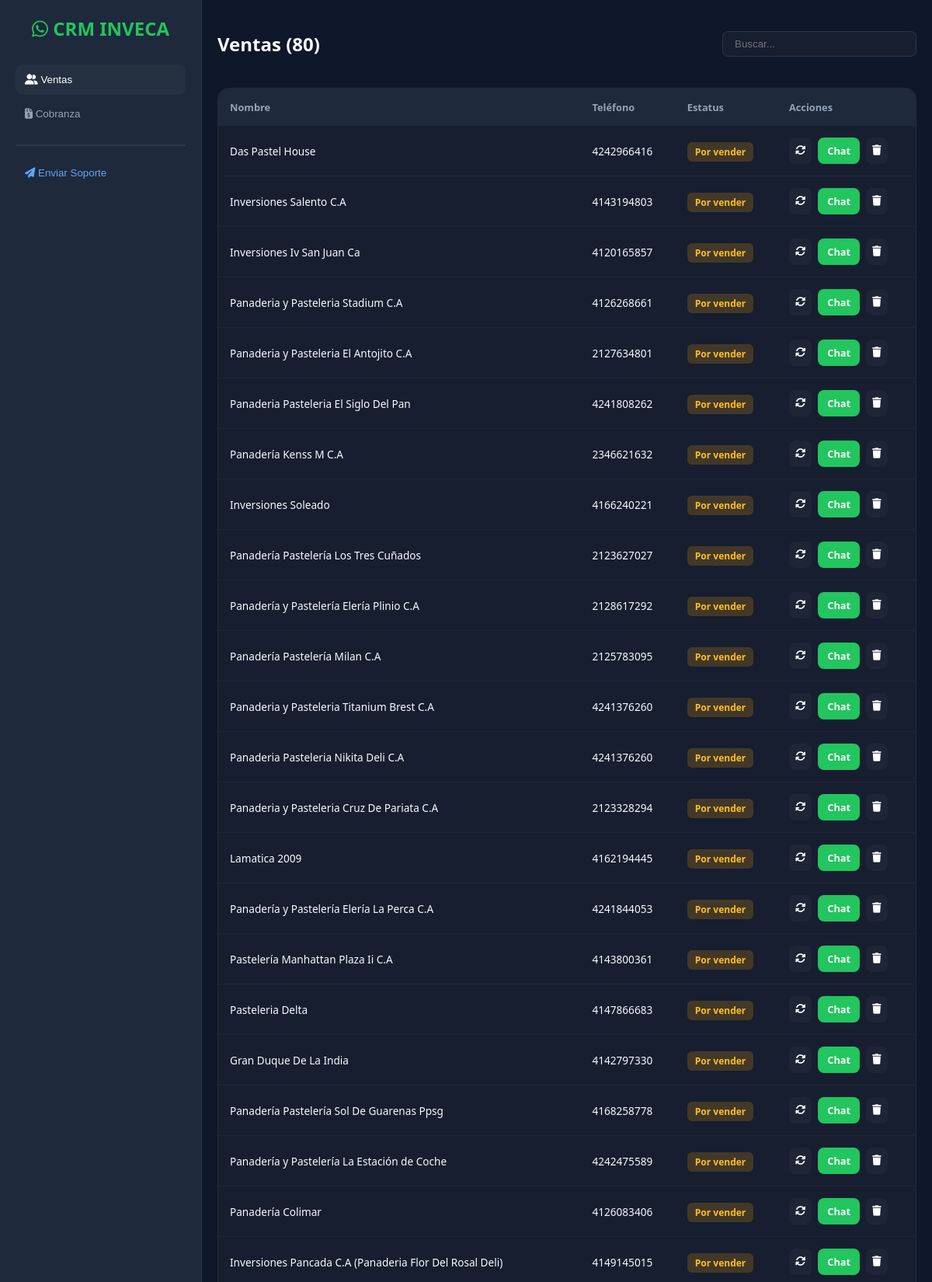
The page / (upper part) on the database its author committed.
### tables this page shows
CREATE TABLE clientes (
            id INTEGER PRIMARY KEY AUTOINCREMENT,
            nombre TEXT NOT NULL, telefono TEXT NOT NULL, estatus TEXT DEFAULT 'Por vender', representante TEXT);

### app.py (the view)
@app.route('/')
def index():
    tab = request.args.get('tab', 'ventas')
    with sqlite3.connect(DB_NAME) as conn:
        conn.row_factory = sqlite3.Row
        ventas = conn.execute('SELECT * FROM clientes ORDER BY id DESC').fetchall()
        cobros = conn.execute('SELECT * FROM cobranza ORDER BY id DESC').fetchall()
    return render_template('index.html', ventas=ventas, cobros=cobros, active_tab=tab)

### templates/index.html (shortened to what this page needs)
<!DOCTYPE html>
<html lang="es">
<head>
    <link rel="stylesheet" href="{{ url_for('static', filename='style.css') }}">
    <link rel="stylesheet" href="https://cdnjs.cloudflare.com/ajax/libs/font-awesome/6.4.0/css/all.min.css">
</head>
<body>
    <div class="app-container">
        <aside class="sidebar">
            <div class="logo"><i class="fab fa-whatsapp"></i> CRM INVECA</div>
            <nav class="menu-nav">
                <button class="menu-btn {{ 'active' if active_tab == 'ventas' }}" onclick="window.location.href='/?tab=ventas'">
                    <i class="fas fa-user-friends"></i> Ventas
                </button>
                <button class="menu-btn {{ 'active' if active_tab == 'cobranza' }}" onclick="window.location.href='/?tab=cobranza'">
                    <i class="fas fa-file-invoice-dollar"></i> Cobranza
                </button>
                <hr style="opacity: 0.1; margin: 15px 0;">
                <button class="menu-btn" onclick="abrirModalCorreo()" style="color: #60a5fa;">
                    <i class="fas fa-paper-plane"></i> Enviar Soporte
                </button>
            </nav>
        </aside>
        <main class="main-content">
            <section class="tab-content {{ 'active' if active_tab == 'ventas' }}">
                <div class="section-header">
                    <h2>Ventas ({{ ventas|length }})</h2>
                    <input type="text" class="search-input" placeholder="Buscar..." onkeyup="filterTable('t-v', this.value)">
                </div>
                <div class="table-container">
                    <table id="t-v">
                        <thead><tr><th>Nombre</th><th>Teléfono</th><th>Estatus</th><th>Acciones</th></tr></thead>
                        <tbody>
                            {% for v in ventas %}
                            <tr>
                                <td>{{ v.nombre }}</td><td>{{ v.telefono }}</td>
                                <td><span class="pill {{ 'pill-green' if v.estatus == 'Vendido' else 'pill-orange' }}">{{ v.estatus }}</span></td>
                                <td class="btns">
                                    <button class="btn-tool" onclick="updateStatus('ventas', {{v.id}}, this)"><i class="fas fa-sync-alt"></i></button>
                                    <a href="/wa/ventas/{{v.id}}" target="_blank" class="btn-wa">Chat</a>
                                    <button class="btn-tool" onclick="deleteRecord('ventas', {{v.id}}, this)"><i class="fas fa-trash"></i></button>
                                </td>
                            </tr>
                            {% endfor %}
                        </tbody>
                    </table>
                </div>
            </section>
        </main>
    </div>
</body>
</html>

### static/style.css (style rules this page uses)
:root { --bg: #0f172a; --side: #1e293b; --accent-v: #22c55e; --accent-c: #3b82f6; --text: #f8fafc; --muted: #94a3b8; --danger: #ef4444; --glass: rgba(255, 255, 255, 0.03); }
* { box-sizing: border-box; }
body { margin: 0; font-family: 'Segoe UI', sans-serif; background: var(--bg); color: var(--text); height: 100vh; overflow: hidden; }
.app-container { display: flex; height: 100vh; }
.sidebar { width: 260px; background: var(--side); padding: 20px; display: flex; flex-direction: column; border-right: 1px solid rgba(255,255,255,0.05); }
.logo { font-size: 1.5rem; font-weight: 800; color: var(--accent-v); margin-bottom: 30px; text-align: center; }
.main-content { flex: 1; display: flex; flex-direction: column; padding: 20px; overflow: hidden; }
.menu-nav { flex: 1; }
.menu-btn { width: 100%; padding: 12px; background: transparent; border: none; color: var(--muted); text-align: left; cursor: pointer; border-radius: 10px; margin-bottom: 5px; transition: 0.3s; }
.menu-btn:hover, .menu-btn.active { background: var(--glass); color: white; }
.tab-content { display: none; flex-direction: column; height: 100%; }
.tab-content.active { display: flex; }
.section-header { display: flex; justify-content: space-between; align-items: center; margin-bottom: 20px; }
.search-input { background: var(--glass); border: 1px solid rgba(255,255,255,0.1); padding: 8px 15px; border-radius: 8px; color: white; width: 250px; outline: none; }
.table-container { flex: 1; background: var(--glass); border-radius: 15px; overflow-y: auto; border: 1px solid rgba(255,255,255,0.05); }
table { width: 100%; border-collapse: collapse; }
th { position: sticky; top: 0; background: #1e293b; padding: 15px; text-align: left; font-size: 0.8rem; color: var(--muted); z-index: 10; }
td { padding: 15px; border-bottom: 1px solid rgba(255,255,255,0.03); font-size: 0.85rem; }
.btns { display: flex; gap: 8px; }
.btn-tool { background: var(--glass); border: none; color: white; padding: 8px; border-radius: 8px; cursor: pointer; }
.btn-wa { text-decoration: none; background: var(--accent-v); color: white; padding: 8px 12px; border-radius: 8px; font-size: 0.8rem; font-weight: 700; }
.pill { padding: 4px 10px; border-radius: 6px; font-size: 0.75rem; font-weight: 600; }
.pill-orange { background: rgba(245, 158, 11, 0.2); color: #fbbf24; }

### rows shown on the page
clientes: nombre "Das Pastel House", telefono "4242966416", estatus "Por vender"
clientes: nombre "Inversiones Salento C.A", telefono "4143194803", estatus "Por vender"
clientes: nombre "Inversiones Iv San Juan Ca", telefono "4120165857", estatus "Por vender"
clientes: nombre "Panaderia y Pasteleria Stadium C.A", telefono "4126268661", estatus "Por vender"
clientes: nombre "Panaderia y Pasteleria El Antojito C.A", telefono "2127634801", estatus "Por vender"
clientes: nombre "Panaderia Pasteleria El Siglo Del Pan", telefono "4241808262", estatus "Por vender"
clientes: nombre "Panadería Kenss M C.A", telefono "2346621632", estatus "Por vender"
clientes: nombre "Inversiones Soleado", telefono "4166240221", estatus "Por vender"
clientes: nombre "Panadería Pastelería Los Tres Cuñados", telefono "2123627027", estatus "Por vender"
clientes: nombre "Panadería y Pastelería Elería Plinio C.A", telefono "2128617292", estatus "Por vender"
clientes: nombre "Panadería Pastelería Milan C.A", telefono "2125783095", estatus "Por vender"
clientes: nombre "Panaderia y Pasteleria Titanium Brest C.A", telefono "4241376260", estatus "Por vender"
clientes: nombre "Panaderia Pasteleria Nikita Deli C.A", telefono "4241376260", estatus "Por vender"
clientes: nombre "Panaderia y Pasteleria Cruz De Pariata C.A", telefono "2123328294", estatus "Por vender"
clientes: nombre "Lamatica 2009", telefono "4162194445", estatus "Por vender"
clientes: nombre "Panadería y Pastelería Elería La Perca C.A", telefono "4241844053", estatus "Por vender"
clientes: nombre "Pastelería Manhattan Plaza Ii C.A", telefono "4143800361", estatus "Por vender"
clientes: nombre "Pasteleria Delta", telefono "4147866683", estatus "Por vender"
clientes: nombre "Gran Duque De La India", telefono "4142797330", estatus "Por vender"
clientes: nombre "Panadería Pastelería Sol De Guarenas Ppsg", telefono "4168258778", estatus "Por vender"
clientes: nombre "Panadería y Pastelería La Estación de Coche", telefono "4242475589", estatus "Por vender"
clientes: nombre "Panadería Colimar", telefono "4126083406", estatus "Por vender"
clientes: nombre "Inversiones Pancada C.A (Panaderia Flor Del Rosal Deli)", telefono "4149145015", estatus "Por vender"

### other values the page prints
{{ ventas|length }} "80"
